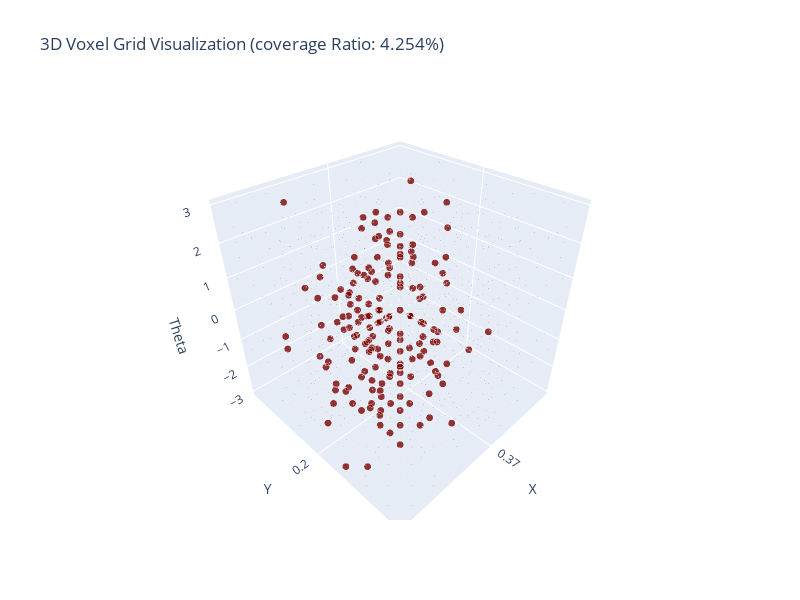

Here is the notebook cell this chart was saved with:
### Code cell
import numpy as np
import plotly.graph_objects as go

# Example dataset of 3D vectors (x, y, theta)
all_vectors = np.concatenate([leg_3d_poses["success"], leg_3d_poses["failure"]], axis=0)
vectors = leg_3d_poses["success"]
# vectors = all_vectors

# Define the number of bins (voxels) along each axis
# num_bins = [10, 10, 10]
num_bins = [16, 16, 16]

# Find the min and max values for each component
mins = np.min(all_vectors, axis=0)
maxs = np.max(all_vectors, axis=0)

# Compute the bin size for each component
bin_sizes = (maxs - mins) / num_bins

# Discretize the vectors into voxel grid cells
voxel_indices = np.floor((vectors - mins) / bin_sizes).astype(int)

# Ensure indices are within bounds
voxel_indices = np.clip(voxel_indices, 0, np.array(num_bins) - 1)

# Create a 3D grid using np.meshgrid
x_bins = np.linspace(mins[0], maxs[0], num_bins[0] + 1)
y_bins = np.linspace(mins[1], maxs[1], num_bins[1] + 1)
theta_bins = np.linspace(mins[2], maxs[2], num_bins[2] + 1)

# Create a 3D histogram to count the number of vectors in each voxel
hist, edges = np.histogramdd(vectors, bins=[x_bins, y_bins, theta_bins])

# Get the coordinates of the centers of the bins
x_centers = (edges[0][:-1] + edges[0][1:]) / 2
y_centers = (edges[1][:-1] + edges[1][1:]) / 2
theta_centers = (edges[2][:-1] + edges[2][1:]) / 2

# Create a meshgrid for plotting
x_mesh, y_mesh, theta_mesh = np.meshgrid(x_centers, y_centers, theta_centers, indexing='ij')

# Flatten the meshgrid and histogram for plotting
x_flat = x_mesh.flatten()
y_flat = y_mesh.flatten()
theta_flat = theta_mesh.flatten()
hist_flat = hist.flatten()

# Determine marker properties based on occupancy
marker_size = np.where(hist_flat > 0, 5, 0.5)
# marker_opacity = np.where(hist_flat > 0, 0.8, 0.1)
marker_opacity = 0.8
# marker_color = np.where(hist_flat > 0, hist_flat, 'lightgray')
# marker_color = np.where(hist_flat > 0, hist_flat, 0)  # Set color to zero for unoccupied
marker_color = np.where(hist_flat > 0, 0.5, 0.0)  # Set color to zero for unoccupied


# Compute the number of occupied voxels
occupied_voxels = np.count_nonzero(hist)

# Compute the total number of voxels
total_voxels = np.prod(num_bins)

# Calculate coverage metrics
coverage_ratio = (occupied_voxels / total_voxels) * 99

# Create a scatter plot with Plotly
fig = go.Figure(data=[go.Scatter3d(
    x=x_flat,
    y=y_flat,
    z=theta_flat,
    mode='markers',
    marker=dict(
        size=marker_size,
        color=marker_color,
        # colorscale='Viridis',
        # colorscale='rdpu',
        colorscale='Turbo',
        opacity=marker_opacity,
        # colorbar=dict(title='Number of Points', thickness=15)
    )
)])

# Set labels for the axes
fig.update_layout(
    scene=dict(
        xaxis_title='X',
        yaxis_title='Y',
        zaxis_title='Theta'
    ),
    title=f'3D Voxel Grid Visualization (coverage Ratio: {coverage_ratio:.3f}%)',
    width=800,  # Set the figure width
    height=600  # Set the figure height
)

# # Create a scatter plot with Plotly
# fig = go.Figure(data=[go.Scatter3d(
#     x=x_flat,
#     y=y_flat,
#     z=theta_flat,
#     mode='markers',
#     marker=dict(
#         size=5,
#         color=hist_flat,
#         colorscale='Viridis',
#         colorbar=dict(title='Number of Points'),
#         opacity=0.8
#     )
# )])

# Show the plot
# fig.write_html("plots/sample_coverage.html")
fig.write_html("plots/success_sample_coverage.html")
fig.show()

# Print the metrics
print(f"Coverage Ratio: {coverage_ratio:.3f}%")

### Figure 1 — Plotly figure (JSON) as saved in the notebook; plotly's stock layout.template omitted (floating-point values rounded to 4 significant figures; data arrays with more than 128 entries replaced by an {"elided": "..."} marker saying what was removed)
{"data": [{"marker": {"color": {"elided": "4096 float values"}, "colorscale": [[0, "#30123b"], [0.07143, "#4145ab"], [0.1429, "#4675ed"], [0.2143, "#39a2fc"], [0.2857, "#1bcfd4"], [0.3571, "#24eca6"], [0.4286, "#61fc6c"], [0.5, "#a4fc3b"], [0.5714, "#d1e834"], [0.6429, "#f3c63a"], [0.7143, "#fe9b2d"], [0.7857, "#f36315"], [0.8571, "#d93806"], [0.9286, "#b11901"], [1, "#7a0402"]], "opacity": 0.8, "size": {"elided": "4096 float values"}}, "mode": "markers", "type": "scatter3d", "x": {"elided": "4096 float values"}, "y": {"elided": "4096 float values"}, "z": {"elided": "4096 float values"}}], "layout": {"height": 600, "scene": {"xaxis": {"title": {"text": "X"}}, "yaxis": {"title": {"text": "Y"}}, "zaxis": {"title": {"text": "Theta"}}}, "title": {"text": "3D Voxel Grid Visualization (coverage Ratio: 4.254%)"}, "width": 800}}
